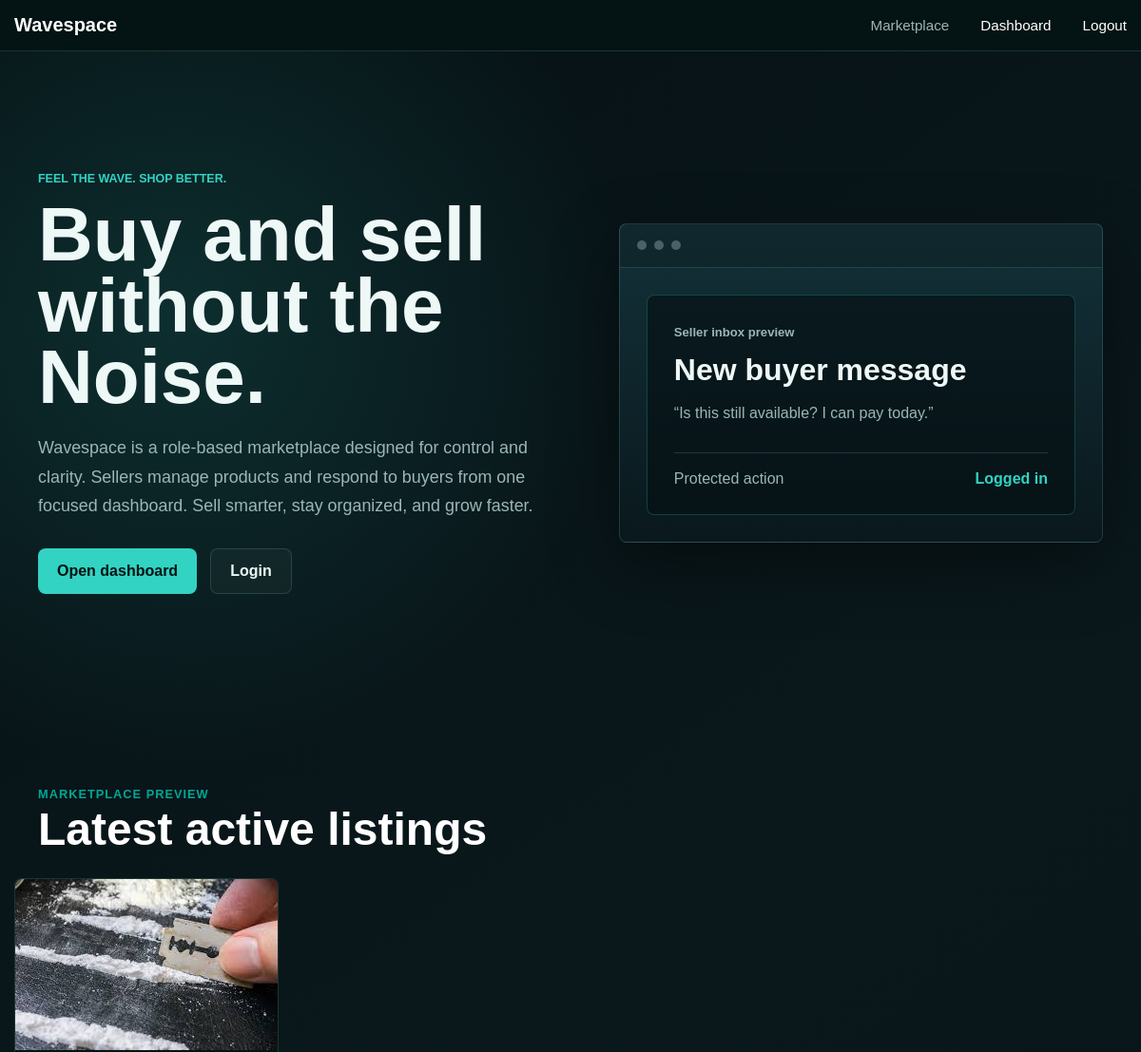
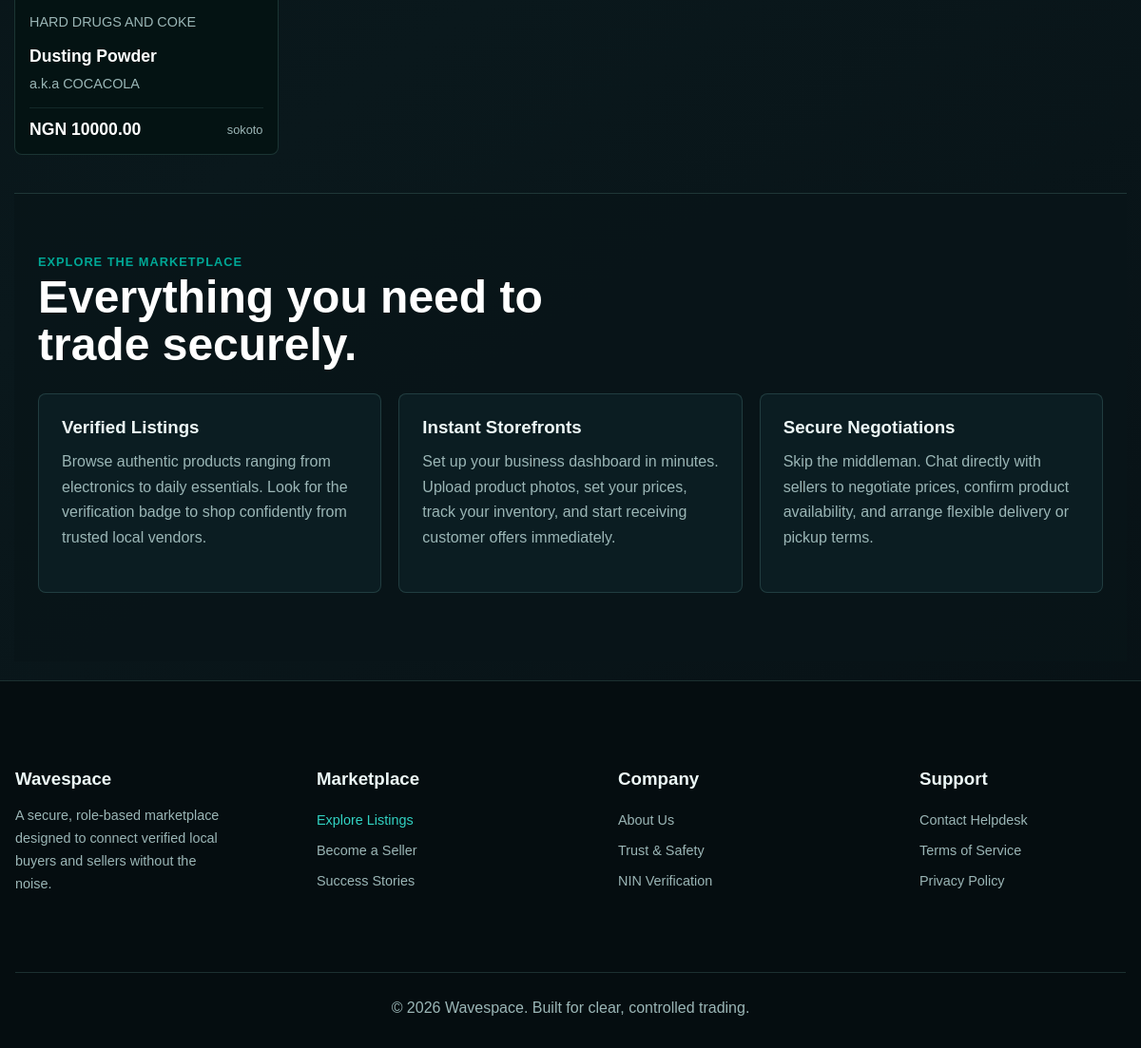
Screenshot of / (signed in) with the database file from the repository (2 pictures, top to bottom).
### marketplace/models.py (models this page shows, shortened)
class Listing(models.Model):
    class Status(models.TextChoices):
        DRAFT = 'draft', 'Draft'
        ACTIVE = 'active', 'Active'
        SOLD = 'sold', 'Sold'
    seller = models.ForeignKey(
        settings.AUTH_USER_MODEL,
        on_delete=models.CASCADE,
        related_name='listings',
    )
    category = models.ForeignKey(
        Category,
        on_delete=models.SET_NULL,
        null=True,
        blank=True,
        related_name='listings',
    )
    title = models.CharField(max_length=150)
    description = models.TextField()
    price = models.DecimalField(max_digits=10, decimal_places=2)
    location = models.CharField(max_length=120)
    image = models.ImageField(upload_to='listing_images/', blank=True)
    status = models.CharField(
        max_length=20,
        choices=Status.choices,
        default=Status.ACTIVE,
    )
    is_available = models.BooleanField(default=True)
    created_at = models.DateTimeField(auto_now_add=True)
    updated_at = models.DateTimeField(auto_now=True)
    class Meta:
        ordering = ['-created_at']

class Category(models.Model):
    name = models.CharField(max_length=100, unique=True)
    description = models.TextField(blank=True)
    class Meta:
        verbose_name_plural = 'categories'
        ordering = ['name']

### marketplace/views.py (the view)
# urls.py: path('', views.home_view, name='home'),
def home_view(request):
    active_listings = Listing.objects.filter(
        status=Listing.Status.ACTIVE,
        is_available=True
    )
    try:
        all_highlights = Highlight.objects.all()
    except Exception:
        all_highlights = []
    context = {
        'listings': active_listings,
        'highlights': all_highlights
    }
    return render(request, 'marketplace/home.html', context)

### templates/marketplace/home.html (shortened to what this page needs)
{% extends 'base.html' %}
{% block content %}
<section class="hero-section">
    <div class="hero-copy">
        <p class="eyebrow">Feel the Wave. Shop Better.</p>
        <h1>Buy and sell without the Noise.</h1>
        <p class="hero-text">
            Wavespace is a role-based marketplace designed for control and clarity.
            Sellers manage products and respond to buyers from one focused dashboard.
            Sell smarter, stay organized, and grow faster.
        </p>
        <div class="hero-actions">
            {% if request.user.is_authenticated %}
                <a class="button button-primary" href="{% url 'accounts:dashboard' %}">Open dashboard</a>
            {% else %}
                <a class="button button-primary" href="{% url 'accounts:register' %}">Create account</a>
            {% endif %}
            <a class="button button-ghost" href="{% url 'accounts:login' %}">Login</a>
        </div>
    </div>
    <div class="hero-panel" aria-label="Wavespace preview">
        <div class="panel-header">
            <span></span>
            <span></span>
            <span></span>
        </div>
        <div class="seller-card">
            <p class="panel-kicker">Seller inbox preview</p>
            <h2>New buyer message</h2>
            <p>“Is this still available? I can pay today.”</p>
            <div class="panel-meta">
                <span>Protected action</span>
                <strong>Logged in</strong>
            </div>
        </div>
    </div>
</section>
<section class="listing-band">
    <div class="section-heading">
        <p class="eyebrow">Marketplace preview</p>
        <h2>Latest active listings</h2>
    </div>
    <div class="listing-grid">
        {% for listing in listings %}
            <article class="listing-card">
                {% if listing.image %}
                    <img src="{{ listing.image.url }}" alt="{{ listing.title }}">
                {% else %}
                    <div class="listing-image-empty">No image yet</div>
                {% endif %}
                <div class="listing-card-body">
                    <p class="listing-category">{{ listing.category.name|default:"General" }}</p>
                    <h3>{{ listing.title }}</h3>
                    <p>{{ listing.description|truncatewords:18 }}</p>
                    <div class="listing-meta">
                        <strong>NGN {{ listing.price }}</strong>
                        <span>{{ listing.location }}</span>
                    </div>
                </div>
            </article>
        {% empty %}
            <div class="empty-state">
                <h3>No listings yet</h3>
                <p>Listings will start showing here after sellers add their products.</p>
            </div>
        {% endfor %}
    </div>
</section>
<section class="content-band">
    <div class="section-heading">
        <p class="eyebrow">Explore the Marketplace</p>
        <h2>Everything you need to trade securely.</h2>
    </div>
    <div class="feature-grid">
        {% for item in highlights %}
            <article class="feature-card">
                <h3>{{ item.title }}</h3>
                <p>{{ item.body }}</p>
            </article>
        {% empty %}
            <article class="feature-card">
                <h3>Verified Listings</h3>
                <p>Browse authentic products ranging from electronics to daily essentials. Look for the verification badge to shop confidently from trusted local vendors.</p>
            </article>
            <article class="feature-card">
                <h3>Instant Storefronts</h3>
                <p>Set up your business dashboard in minutes. Upload product photos, set your prices, track your inventory, and start receiving customer offers immediately.</p>
            </article>
            <article class="feature-card">
                <h3>Secure Negotiations</h3>
                <p>Skip the middleman. Chat directly with sellers to negotiate prices, confirm product availability, and arrange flexible delivery or pickup terms.</p>
            </article>
        {% endfor %}
    </div>
</section>
{% endblock %}

### static/marketplace/site.css (style rules this page uses)
* { box-sizing: border-box; }
html { min-height: 100%; background: #061114; }
body { min-height: 100vh; margin: 0; color: #edf8f7; font-family: Arial, Helvetica, sans-serif; background: radial-gradient(circle at 15% 15%, rgba(50, 211, 195, 0.14), transparent 30rem), linear-gradient(145deg, #061114 0%, #0a181c 48%, #071014 100%); }
a { color: inherit; text-decoration: none; }
.hero-section { width: min(1120px, calc(100% - 32px)); min-height: calc(100vh - 150px); margin: 0 auto; padding: 72px 0 64px; display: grid; grid-template-columns: minmax(0, 1.05fr) minmax(320px, 0.95fr); align-items: center; gap: 48px; }
.eyebrow { margin: 0 0 14px; color: #32d3c3; font-size: 0.78rem; font-weight: 800; letter-spacing: 0; text-transform: uppercase; }
h1,h2,h3,p { margin-top: 0; }
h1 { max-width: 720px; margin-bottom: 22px; font-size: 5rem; line-height: 0.94; }
.hero-text { max-width: 610px; color: #9bb6b6; font-size: 1.12rem; line-height: 1.7; }
.hero-actions { margin-top: 30px; display: flex; flex-wrap: wrap; gap: 14px; }
.button { min-height: 48px; display: inline-flex; align-items: center; justify-content: center; padding: 13px 20px; border-radius: 8px; font-weight: 800; }
.button-primary { color: #041313; background: #32d3c3; }
.button-ghost { border: 1px solid rgba(151, 226, 219, 0.16); color: #edf8f7; background: rgba(255, 255, 255, 0.03); }
.hero-panel { border: 1px solid rgba(151, 226, 219, 0.16); border-radius: 8px; overflow: hidden; background: linear-gradient(180deg, rgba(20, 51, 58, 0.96), rgba(10, 25, 29, 0.96)); box-shadow: 0 24px 70px rgba(0, 0, 0, 0.38); }
.panel-header { height: 46px; display: flex; align-items: center; gap: 8px; padding: 0 18px; border-bottom: 1px solid rgba(151, 226, 219, 0.16); background: rgba(0, 0, 0, 0.18); }
.panel-header span { width: 10px; height: 10px; border-radius: 50%; background: rgba(237, 248, 247, 0.28); }
.seller-card { margin: 28px; padding: 28px; border: 1px solid rgba(50, 211, 195, 0.24); border-radius: 8px; background: rgba(6, 17, 20, 0.64); }
.panel-kicker { margin-bottom: 10px; color: #f0c36a; font-size: 0.82rem; font-weight: 800; }
.seller-card h2 { margin-bottom: 14px; font-size: 2rem; }
.seller-card p { color: #9bb6b6; line-height: 1.65; }
.panel-meta { margin-top: 28px; padding-top: 18px; display: flex; justify-content: space-between; gap: 16px; border-top: 1px solid rgba(151, 226, 219, 0.16); color: #9bb6b6; }
.panel-meta strong { color: #32d3c3; }
.listing-band { margin: 40px auto; font-family: sans-serif; }
.section-heading { margin-bottom: 24px; }
.section-heading .eyebrow { font-size: 0.8rem; text-transform: uppercase; color: #00a896; margin: 0 0 5px 0; letter-spacing: 1px; }
.section-heading h2 { font-size: 1.8rem; color: #fff; margin: 0; }
.listing-grid { display: grid; grid-template-columns: repeat(auto-fill, minmax(260px, 1fr)); gap: 20px; }
.listing-card { background: #041313; border: 1px solid rgba(151, 226, 219, 0.16); border-radius: 8px; overflow: hidden; display: flex; flex-direction: column; }
.listing-card img { width: 100%; height: 180px; object-fit: cover; }
.listing-card-body { padding: 15px; display: flex; flex-direction: column; flex-grow: 1; }
.listing-category { font-size: 0.75rem; text-transform: uppercase; color: #00a896; margin: 0 0 8px 0; }
.listing-card-body h3 { font-size: 1.1rem; color: #fff; margin: 0 0 8px 0; }
.listing-card-body p { font-size: 0.9rem; color: #9bb6b6; line-height: 1.4; margin: 0 0 15px 0; flex-grow: 1; }
.listing-meta { display: flex; justify-content: space-between; align-items: center; padding-top: 12px; border-top: 1px solid rgba(151, 226, 219, 0.1); }
.listing-meta strong { font-size: 1.1rem; color: #fff; }
.listing-meta span { font-size: 0.8rem; color: #9bb6b6; }
.content-band { border-top: 1px solid rgba(151, 226, 219, 0.16); background: rgba(8, 20, 24, 0.8); }
.section-heading, .feature-grid { width: min(1120px, calc(100% - 32px)); margin: 0 auto; }
.section-heading { padding: 64px 0 26px; }
.section-heading h2 { max-width: 620px; font-size: 3rem; line-height: 1.05; }
.feature-grid { padding-bottom: 72px; display: grid; grid-template-columns: repeat(3, 1fr); gap: 18px; }
.feature-card { min-height: 210px; padding: 24px; border: 1px solid rgba(151, 226, 219, 0.16); border-radius: 8px; background: #0b1d22; }
.feature-card h3 { margin-bottom: 12px; }
.feature-card p, .site-footer p { color: #9bb6b6; line-height: 1.65; }

### rows the page displays
Listing: image (picture), category.name "HARD DRUGS AND COKE", title "Dusting Powder", description "a.k.a COCACOLA", price "10000.00", location "sokoto"
